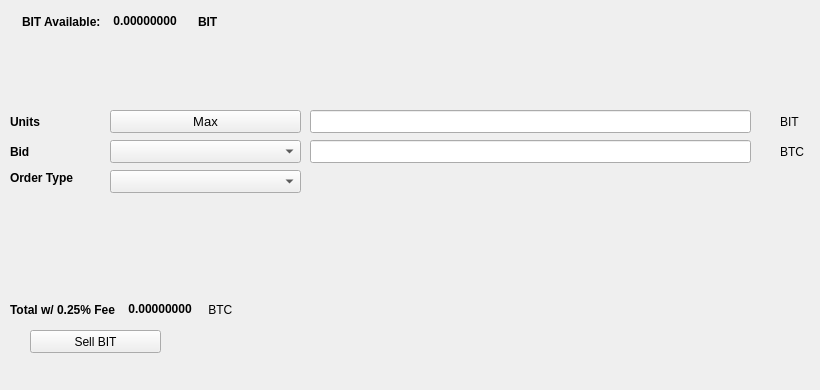
   <widget class="QWidget" name="SellTab">
    <attribute name="title">
     <string>Sell</string>
    </attribute>
    <widget class="QLabel" name="label_16">
     <property name="geometry">
      <rect>
       <x>780</x>
       <y>140</y>
       <width>31</width>
       <height>23</height>
      </rect>
     </property>
     <property name="text">
      <string>BTC</string>
     </property>
    </widget>
    <widget class="QComboBox" name="SellBidcomboBox">
     <property name="geometry">
      <rect>
       <x>110</x>
       <y>140</y>
       <width>191</width>
       <height>23</height>
      </rect>
     </property>
     <property name="font">
      <font>
       <pointsize>10</pointsize>
      </font>
     </property>
    </widget>
    <widget class="QLabel" name="label_18">
     <property name="geometry">
      <rect>
       <x>10</x>
       <y>110</y>
       <width>46</width>
       <height>23</height>
      </rect>
     </property>
     <property name="font">
      <font>
       <weight>75</weight>
       <bold>true</bold>
      </font>
     </property>
     <property name="text">
      <string>Units</string>
     </property>
    </widget>
    <widget class="QPushButton" name="Sell_Max_Amount">
     <property name="geometry">
      <rect>
       <x>110</x>
       <y>110</y>
       <width>191</width>
       <height>23</height>
      </rect>
     </property>
     <property name="font">
      <font>
       <pointsize>10</pointsize>
      </font>
     </property>
     <property name="text">
      <string>Max</string>
     </property>
    </widget>
    <widget class="QLabel" name="label_20">
     <property name="geometry">
      <rect>
       <x>10</x>
       <y>170</y>
       <width>91</width>
       <height>16</height>
      </rect>
     </property>
     <property name="font">
      <font>
       <weight>75</weight>
       <bold>true</bold>
      </font>
     </property>
     <property name="text">
      <string>Order Type</string>
     </property>
    </widget>
    <widget class="QComboBox" name="SellOrdertypeCombo">
     <property name="geometry">
      <rect>
       <x>110</x>
       <y>170</y>
       <width>191</width>
       <height>23</height>
      </rect>
     </property>
     <property name="font">
      <font>
       <pointsize>10</pointsize>
      </font>
     </property>
    </widget>
    <widget class="QLabel" name="label_21">
     <property name="geometry">
      <rect>
       <x>10</x>
       <y>140</y>
       <width>46</width>
       <height>23</height>
      </rect>
     </property>
     <property name="font">
      <font>
       <weight>75</weight>
       <bold>true</bold>
      </font>
     </property>
     <property name="text">
      <string>Bid</string>
     </property>
    </widget>
    <widget class="QLabel" name="label_22">
     <property name="geometry">
      <rect>
       <x>780</x>
       <y>110</y>
       <width>31</width>
       <height>23</height>
      </rect>
     </property>
     <property name="text">
      <string>BIT</string>
     </property>
    </widget>
    <widget class="QLineEdit" name="UnitsInputBIT">
     <property name="geometry">
      <rect>
       <x>310</x>
       <y>110</y>
       <width>441</width>
       <height>23</height>
      </rect>
     </property>
     <property name="font">
      <font>
       <pointsize>9</pointsize>
       <weight>75</weight>
       <bold>true</bold>
      </font>
     </property>
    </widget>
    <widget class="QLineEdit" name="SellBidPriceEdit">
     <property name="geometry">
      <rect>
       <x>310</x>
       <y>140</y>
       <width>441</width>
       <height>23</height>
      </rect>
     </property>
     <property name="font">
      <font>
       <pointsize>9</pointsize>
       <weight>75</weight>
       <bold>true</bold>
      </font>
     </property>
    </widget>
    <widget class="QPushButton" name="SellBITBTN">
     <property name="geometry">
      <rect>
       <x>30</x>
       <y>330</y>
       <width>131</width>
       <height>23</height>
      </rect>
     </property>
     <property name="text">
      <string>Sell BIT</string>
     </property>
     <property name="icon">
      <iconset resource="../bitmoney">
       <normaloff>:/icons/bitcoin</normaloff>:/icons/bitcoin</iconset>
     </property>
    </widget>
    <widget class="QWidget" name="layoutWidget3">
     <property name="geometry">
      <rect>
       <x>22</x>
       <y>12</y>
       <width>258</width>
       <height>19</height>
      </rect>
     </property>
     <layout class="QHBoxLayout" name="horizontalLayout">
      <item>
       <widget class="QLabel" name="label232_2">
        <property name="font">
         <font>
          <weight>75</weight>
          <bold>true</bold>
         </font>
        </property>
        <property name="text">
         <string>BIT Available:</string>
        </property>
       </widget>
      </item>
      <item>
       <widget class="QLabel" name="BITAvailableLabel">
        <property name="palette">
         <palette>
          <active>
           <colorrole role="WindowText">
            <brush brushstyle="SolidPattern">
             <color alpha="255">
              <red>0</red>
              <green>0</green>
              <blue>0</blue>
             </color>
            </brush>
           </colorrole>
           <colorrole role="Button">
            <brush brushstyle="SolidPattern">
             <color alpha="255">
              <red>0</red>
              <green>170</green>
              <blue>0</blue>
             </color>
            </brush>
           </colorrole>
           <colorrole role="Light">
            <brush brushstyle="SolidPattern">
             <color alpha="255">
              <red>0</red>
              <green>255</green>
              <blue>0</blue>
             </color>
            </brush>
           </colorrole>
           <colorrole role="Midlight">
            <brush brushstyle="SolidPattern">
             <color alpha="255">
              <red>0</red>
              <green>212</green>
              <blue>0</blue>
             </color>
            </brush>
           </colorrole>
           <colorrole role="Dark">
            <brush brushstyle="SolidPattern">
             <color alpha="255">
              <red>0</red>
              <green>85</green>
              <blue>0</blue>
             </color>
            </brush>
           </colorrole>
           <colorrole role="Mid">
            <brush brushstyle="SolidPattern">
             <color alpha="255">
              <red>0</red>
              <green>113</green>
              <blue>0</blue>
             </color>
            </brush>
           </colorrole>
           <colorrole role="Text">
            <brush brushstyle="SolidPattern">
             <color alpha="255">
              <red>0</red>
              <green>170</green>
              <blue>0</blue>
             </color>
            </brush>
           </colorrole>
           <colorrole role="BrightText">
            <brush brushstyle="SolidPattern">
             <color alpha="255">
              <red>255</red>
              <green>255</green>
              <blue>255</blue>
             </color>
            </brush>
           </colorrole>
           <colorrole role="ButtonText">
            <brush brushstyle="SolidPattern">
             <color alpha="255">
              <red>0</red>
              <green>0</green>
              <blue>0</blue>
             </color>
            </brush>
           </colorrole>
           <colorrole role="Base">
            <brush brushstyle="SolidPattern">
             <color alpha="255">
              <red>255</red>
              <green>255</green>
              <blue>255</blue>
             </color>
            </brush>
           </colorrole>
           <colorrole role="Window">
            <brush brushstyle="SolidPattern">
             <color alpha="255">
              <red>0</red>
              <green>170</green>
              <blue>0</blue>
             </color>
            </brush>
           </colorrole>
           <colorrole role="Shadow">
            <brush brushstyle="SolidPattern">
             <color alpha="255">
              <red>0</red>
              <green>0</green>
              <blue>0</blue>
             </color>
            </brush>
           </colorrole>
           <colorrole role="AlternateBase">
            <brush brushstyle="SolidPattern">
             <color alpha="255">
              <red>127</red>
              <green>212</green>
              <blue>127</blue>
             </color>
            </brush>
           </colorrole>
           <colorrole role="ToolTipBase">
            <brush brushstyle="SolidPattern">
             <color alpha="255">
              <red>255</red>
              <green>255</green>
              <blue>220</blue>
             </color>
            </brush>
           </colorrole>
           <colorrole role="ToolTipText">
            <brush brushstyle="SolidPattern">
             <color alpha="255">
              <red>0</red>
              <green>0</green>
              <blue>0</blue>
             </color>
            </brush>
           </colorrole>
          </active>
          <inactive>
           <colorrole role="WindowText">
            <brush brushstyle="SolidPattern">
             <color alpha="255">
              <red>0</red>
              <green>0</green>
              <blue>0</blue>
             </color>
            </brush>
           </colorrole>
           <colorrole role="Button">
            <brush brushstyle="SolidPattern">
             <color alpha="255">
              <red>0</red>
              <green>170</green>
              <blue>0</blue>
             </color>
            </brush>
           </colorrole>
           <colorrole role="Light">
            <brush brushstyle="SolidPattern">
             <color alpha="255">
              <red>0</red>
              <green>255</green>
              <blue>0</blue>
             </color>
            </brush>
           </colorrole>
           <colorrole role="Midlight">
            <brush brushstyle="SolidPattern">
             <color alpha="255">
              <red>0</red>
              <green>212</green>
              <blue>0</blue>
             </color>
            </brush>
           </colorrole>
           <colorrole role="Dark">
            <brush brushstyle="SolidPattern">
             <color alpha="255">
              <red>0</red>
              <green>85</green>
              <blue>0</blue>
             </color>
            </brush>
           </colorrole>
           <colorrole role="Mid">
            <brush brushstyle="SolidPattern">
             <color alpha="255">
              <red>0</red>
              <green>113</green>
              <blue>0</blue>
             </color>
            </brush>
           </colorrole>
           <colorrole role="Text">
            <brush brushstyle="SolidPattern">
             <color alpha="255">
              <red>0</red>
              <green>170</green>
              <blue>0</blue>
             </color>
            </brush>
           </colorrole>
           <colorrole role="BrightText">
            <brush brushstyle="SolidPattern">
             <color alpha="255">
              <red>255</red>
              <green>255</green>
              <blue>255</blue>
             </color>
            </brush>
           </colorrole>
           <colorrole role="ButtonText">
            <brush brushstyle="SolidPattern">
             <color alpha="255">
              <red>0</red>
              <green>0</green>
              <blue>0</blue>
             </color>
            </brush>
           </colorrole>
           <colorrole role="Base">
            <brush brushstyle="SolidPattern">
             <color alpha="255">
              <red>255</red>
              <green>255</green>
              <blue>255</blue>
             </color>
            </brush>
           </colorrole>
           <colorrole role="Window">
            <brush brushstyle="SolidPattern">
             <color alpha="255">
              <red>0</red>
              <green>170</green>
              <blue>0</blue>
             </color>
            </brush>
           </colorrole>
           <colorrole role="Shadow">
            <brush brushstyle="SolidPattern">
             <color alpha="255">
              <red>0</red>
              <green>0</green>
              <blue>0</blue>
             </color>
            </brush>
           </colorrole>
           <colorrole role="AlternateBase">
            <brush brushstyle="SolidPattern">
             <color alpha="255">
              <red>127</red>
              <green>212</green>
              <blue>127</blue>
             </color>
            </brush>
           </colorrole>
           <colorrole role="ToolTipBase">
            <brush brushstyle="SolidPattern">
             <color alpha="255">
              <red>255</red>
              <green>255</green>
              <blue>220</blue>
             </color>
            </brush>
           </colorrole>
           <colorrole role="ToolTipText">
            <brush brushstyle="SolidPattern">
             <color alpha="255">
              <red>0</red>
              <green>0</green>
              <blue>0</blue>
             </color>
            </brush>
           </colorrole>
          </inactive>
          <disabled>
           <colorrole role="WindowText">
            <brush brushstyle="SolidPattern">
             <color alpha="255">
              <red>0</red>
              <green>85</green>
              <blue>0</blue>
             </color>
            </brush>
           </colorrole>
           <colorrole role="Button">
            <brush brushstyle="SolidPattern">
             <color alpha="255">
              <red>0</red>
              <green>170</green>
              <blue>0</blue>
             </color>
            </brush>
           </colorrole>
           <colorrole role="Light">
            <brush brushstyle="SolidPattern">
             <color alpha="255">
              <red>0</red>
              <green>255</green>
              <blue>0</blue>
             </color>
            </brush>
           </colorrole>
           <colorrole role="Midlight">
            <brush brushstyle="SolidPattern">
             <color alpha="255">
              <red>0</red>
              <green>212</green>
              <blue>0</blue>
             </color>
            </brush>
           </colorrole>
           <colorrole role="Dark">
            <brush brushstyle="SolidPattern">
             <color alpha="255">
              <red>0</red>
              <green>85</green>
              <blue>0</blue>
             </color>
            </brush>
           </colorrole>
           <colorrole role="Mid">
            <brush brushstyle="SolidPattern">
             <color alpha="255">
              <red>0</red>
              <green>113</green>
              <blue>0</blue>
             </color>
            </brush>
           </colorrole>
           <colorrole role="Text">
            <brush brushstyle="SolidPattern">
             <color alpha="255">
              <red>0</red>
              <green>85</green>
              <blue>0</blue>
             </color>
            </brush>
           </colorrole>
           <colorrole role="BrightText">
            <brush brushstyle="SolidPattern">
             <color alpha="255">
              <red>255</red>
              <green>255</green>
              <blue>255</blue>
             </color>
            </brush>
           </colorrole>
           <colorrole role="ButtonText">
            <brush brushstyle="SolidPattern">
             <color alpha="255">
              <red>0</red>
              <green>85</green>
              <blue>0</blue>
             </color>
            </brush>
           </colorrole>
           <colorrole role="Base">
            <brush brushstyle="SolidPattern">
             <color alpha="255">
              <red>0</red>
              <green>170</green>
              <blue>0</blue>
             </color>
            </brush>
           </colorrole>
           <colorrole role="Window">
            <brush brushstyle="SolidPattern">
             <color alpha="255">
              <red>0</red>
              <green>170</green>
              <blue>0</blue>
             </color>
            </brush>
           </colorrole>
           <colorrole role="Shadow">
            <brush brushstyle="SolidPattern">
             <color alpha="255">
              <red>0</red>
              <green>0</green>
              <blue>0</blue>
             </color>
            </brush>
           </colorrole>
           <colorrole role="AlternateBase">
            <brush brushstyle="SolidPattern">
             <color alpha="255">
              <red>0</red>
              <green>170</green>
              <blue>0</blue>
             </color>
            </brush>
           </colorrole>
           <colorrole role="ToolTipBase">
            <brush brushstyle="SolidPattern">
             <color alpha="255">
              <red>255</red>
              <green>255</green>
              <blue>220</blue>
             </color>
            </brush>
           </colorrole>
           <colorrole role="ToolTipText">
            <brush brushstyle="SolidPattern">
             <color alpha="255">
              <red>0</red>
              <green>0</green>
              <blue>0</blue>
             </color>
            </brush>
           </colorrole>
          </disabled>
         </palette>
        </property>
        <property name="font">
         <font>
          <weight>75</weight>
          <bold>true</bold>
         </font>
        </property>
        <property name="text">
         <string> 0.00000000 </string>
        </property>
        <property name="textInteractionFlags">
         <set>Qt::LinksAccessibleByMouse|Qt::TextSelectableByKeyboard|Qt::TextSelectableByMouse</set>
        </property>
       </widget>
      </item>
      <item>
       <widget class="QLabel" name="labelBIT">
        <property name="font">
         <font>
          <weight>75</weight>
          <bold>true</bold>
         </font>
        </property>
        <property name="text">
         <string>BIT</string>
        </property>
       </widget>
      </item>
     </layout>
    </widget>
    <widget class="QWidget" name="layoutWidget">
     <property name="geometry">
      <rect>
       <x>10</x>
       <y>300</y>
       <width>268</width>
       <height>19</height>
      </rect>
     </property>
     <layout class="QHBoxLayout" name="horizontalLayout_2">
      <item>
       <widget class="QLabel" name="label_19">
        <property name="font">
         <font>
          <weight>75</weight>
          <bold>true</bold>
         </font>
        </property>
        <property name="text">
         <string>Total w/ 0.25% Fee </string>
        </property>
       </widget>
      </item>
      <item>
       <widget class="QLabel" name="SellCostLabel">
        <property name="palette">
         <palette>
          <active>
           <colorrole role="WindowText">
            <brush brushstyle="SolidPattern">
             <color alpha="255">
              <red>0</red>
              <green>0</green>
              <blue>0</blue>
             </color>
            </brush>
           </colorrole>
           <colorrole role="Button">
            <brush brushstyle="SolidPattern">
             <color alpha="255">
              <red>0</red>
              <green>170</green>
              <blue>0</blue>
             </color>
            </brush>
           </colorrole>
           <colorrole role="Light">
            <brush brushstyle="SolidPattern">
             <color alpha="255">
              <red>0</red>
              <green>255</green>
              <blue>0</blue>
             </color>
            </brush>
           </colorrole>
           <colorrole role="Midlight">
            <brush brushstyle="SolidPattern">
             <color alpha="255">
              <red>0</red>
              <green>212</green>
              <blue>0</blue>
             </color>
            </brush>
           </colorrole>
           <colorrole role="Dark">
            <brush brushstyle="SolidPattern">
             <color alpha="255">
              <red>0</red>
              <green>85</green>
              <blue>0</blue>
             </color>
            </brush>
           </colorrole>
           <colorrole role="Mid">
            <brush brushstyle="SolidPattern">
             <color alpha="255">
              <red>0</red>
              <green>113</green>
              <blue>0</blue>
             </color>
            </brush>
           </colorrole>
           <colorrole role="Text">
            <brush brushstyle="SolidPattern">
             <color alpha="255">
              <red>0</red>
              <green>170</green>
              <blue>0</blue>
             </color>
            </brush>
           </colorrole>
           <colorrole role="BrightText">
            <brush brushstyle="SolidPattern">
             <color alpha="255">
              <red>255</red>
              <green>255</green>
              <blue>255</blue>
             </color>
            </brush>
           </colorrole>
           <colorrole role="ButtonText">
            <brush brushstyle="SolidPattern">
             <color alpha="255">
              <red>0</red>
              <green>0</green>
              <blue>0</blue>
             </color>
            </brush>
           </colorrole>
           <colorrole role="Base">
            <brush brushstyle="SolidPattern">
             <color alpha="255">
              <red>255</red>
              <green>255</green>
              <blue>255</blue>
             </color>
            </brush>
           </colorrole>
           <colorrole role="Window">
            <brush brushstyle="SolidPattern">
             <color alpha="255">
              <red>0</red>
              <green>170</green>
              <blue>0</blue>
             </color>
            </brush>
           </colorrole>
           <colorrole role="Shadow">
            <brush brushstyle="SolidPattern">
             <color alpha="255">
              <red>0</red>
              <green>0</green>
              <blue>0</blue>
             </color>
            </brush>
           </colorrole>
           <colorrole role="AlternateBase">
            <brush brushstyle="SolidPattern">
             <color alpha="255">
              <red>127</red>
              <green>212</green>
              <blue>127</blue>
             </color>
            </brush>
           </colorrole>
           <colorrole role="ToolTipBase">
            <brush brushstyle="SolidPattern">
             <color alpha="255">
              <red>255</red>
              <green>255</green>
              <blue>220</blue>
             </color>
            </brush>
           </colorrole>
           <colorrole role="ToolTipText">
            <brush brushstyle="SolidPattern">
             <color alpha="255">
              <red>0</red>
              <green>0</green>
              <blue>0</blue>
             </color>
            </brush>
           </colorrole>
          </active>
          <inactive>
           <colorrole role="WindowText">
            <brush brushstyle="SolidPattern">
             <color alpha="255">
              <red>0</red>
              <green>0</green>
              <blue>0</blue>
             </color>
            </brush>
           </colorrole>
           <colorrole role="Button">
            <brush brushstyle="SolidPattern">
             <color alpha="255">
              <red>0</red>
              <green>170</green>
              <blue>0</blue>
             </color>
            </brush>
           </colorrole>
           <colorrole role="Light">
            <brush brushstyle="SolidPattern">
             <color alpha="255">
              <red>0</red>
              <green>255</green>
              <blue>0</blue>
             </color>
            </brush>
           </colorrole>
           <colorrole role="Midlight">
            <brush brushstyle="SolidPattern">
             <color alpha="255">
              <red>0</red>
              <green>212</green>
              <blue>0</blue>
             </color>
            </brush>
           </colorrole>
           <colorrole role="Dark">
            <brush brushstyle="SolidPattern">
             <color alpha="255">
              <red>0</red>
              <green>85</green>
              <blue>0</blue>
             </color>
            </brush>
           </colorrole>
           <colorrole role="Mid">
            <brush brushstyle="SolidPattern">
             <color alpha="255">
              <red>0</red>
              <green>113</green>
              <blue>0</blue>
             </color>
            </brush>
           </colorrole>
           <colorrole role="Text">
            <brush brushstyle="SolidPattern">
             <color alpha="255">
              <red>0</red>
              <green>170</green>
              <blue>0</blue>
             </color>
            </brush>
           </colorrole>
           <colorrole role="BrightText">
            <brush brushstyle="SolidPattern">
             <color alpha="255">
              <red>255</red>
              <green>255</green>
              <blue>255</blue>
             </color>
            </brush>
           </colorrole>
           <colorrole role="ButtonText">
            <brush brushstyle="SolidPattern">
             <color alpha="255">
              <red>0</red>
              <green>0</green>
              <blue>0</blue>
             </color>
            </brush>
           </colorrole>
           <colorrole role="Base">
            <brush brushstyle="SolidPattern">
             <color alpha="255">
              <red>255</red>
              <green>255</green>
              <blue>255</blue>
             </color>
            </brush>
           </colorrole>
           <colorrole role="Window">
            <brush brushstyle="SolidPattern">
             <color alpha="255">
              <red>0</red>
              <green>170</green>
              <blue>0</blue>
             </color>
            </brush>
           </colorrole>
           <colorrole role="Shadow">
            <brush brushstyle="SolidPattern">
             <color alpha="255">
              <red>0</red>
              <green>0</green>
              <blue>0</blue>
             </color>
            </brush>
           </colorrole>
           <colorrole role="AlternateBase">
            <brush brushstyle="SolidPattern">
             <color alpha="255">
              <red>127</red>
              <green>212</green>
              <blue>127</blue>
             </color>
            </brush>
           </colorrole>
           <colorrole role="ToolTipBase">
            <brush brushstyle="SolidPattern">
             <color alpha="255">
              <red>255</red>
              <green>255</green>
              <blue>220</blue>
             </color>
            </brush>
           </colorrole>
           <colorrole role="ToolTipText">
            <brush brushstyle="SolidPattern">
             <color alpha="255">
              <red>0</red>
              <green>0</green>
              <blue>0</blue>
             </color>
            </brush>
           </colorrole>
          </inactive>
          <disabled>
           <colorrole role="WindowText">
            <brush brushstyle="SolidPattern">
             <color alpha="255">
              <red>0</red>
              <green>85</green>
              <blue>0</blue>
             </color>
            </brush>
           </colorrole>
           <colorrole role="Button">
            <brush brushstyle="SolidPattern">
             <color alpha="255">
              <red>0</red>
              <green>170</green>
              <blue>0</blue>
             </color>
            </brush>
           </colorrole>
           <colorrole role="Light">
            <brush brushstyle="SolidPattern">
             <color alpha="255">
              <red>0</red>
              <green>255</green>
              <blue>0</blue>
             </color>
            </brush>
           </colorrole>
           <colorrole role="Midlight">
            <brush brushstyle="SolidPattern">
             <color alpha="255">
              <red>0</red>
              <green>212</green>
              <blue>0</blue>
             </color>
            </brush>
           </colorrole>
           <colorrole role="Dark">
            <brush brushstyle="SolidPattern">
             <color alpha="255">
              <red>0</red>
              <green>85</green>
              <blue>0</blue>
             </color>
            </brush>
           </colorrole>
           <colorrole role="Mid">
            <brush brushstyle="SolidPattern">
             <color alpha="255">
              <red>0</red>
              <green>113</green>
              <blue>0</blue>
             </color>
            </brush>
           </colorrole>
           <colorrole role="Text">
            <brush brushstyle="SolidPattern">
             <color alpha="255">
              <red>0</red>
              <green>85</green>
              <blue>0</blue>
             </color>
            </brush>
           </colorrole>
           <colorrole role="BrightText">
            <brush brushstyle="SolidPattern">
             <color alpha="255">
              <red>255</red>
              <green>255</green>
              <blue>255</blue>
             </color>
            </brush>
           </colorrole>
           <colorrole role="ButtonText">
            <brush brushstyle="SolidPattern">
             <color alpha="255">
              <red>0</red>
              <green>85</green>
              <blue>0</blue>
             </color>
            </brush>
           </colorrole>
           <colorrole role="Base">
            <brush brushstyle="SolidPattern">
             <color alpha="255">
              <red>0</red>
              <green>170</green>
              <blue>0</blue>
             </color>
            </brush>
           </colorrole>
           <colorrole role="Window">
            <brush brushstyle="SolidPattern">
             <color alpha="255">
              <red>0</red>
              <green>170</green>
              <blue>0</blue>
             </color>
            </brush>
           </colorrole>
           <colorrole role="Shadow">
            <brush brushstyle="SolidPattern">
             <color alpha="255">
              <red>0</red>
              <green>0</green>
              <blue>0</blue>
             </color>
            </brush>
           </colorrole>
           <colorrole role="AlternateBase">
            <brush brushstyle="SolidPattern">
             <color alpha="255">
              <red>0</red>
              <green>170</green>
              <blue>0</blue>
             </color>
            </brush>
           </colorrole>
           <colorrole role="ToolTipBase">
            <brush brushstyle="SolidPattern">
             <color alpha="255">
              <red>255</red>
              <green>255</green>
              <blue>220</blue>
             </color>
            </brush>
           </colorrole>
           <colorrole role="ToolTipText">
            <brush brushstyle="SolidPattern">
             <color alpha="255">
              <red>0</red>
              <green>0</green>
              <blue>0</blue>
             </color>
            </brush>
           </colorrole>
          </disabled>
         </palette>
        </property>
        <property name="font">
         <font>
          <weight>75</weight>
          <bold>true</bold>
         </font>
        </property>
        <property name="autoFillBackground">
         <bool>false</bool>
        </property>
        <property name="text">
         <string> 0.00000000</string>
        </property>
        <property name="textInteractionFlags">
         <set>Qt::LinksAccessibleByMouse|Qt::TextSelectableByMouse</set>
        </property>
       </widget>
      </item>
      <item>
       <widget class="QLabel" name="label_17">
        <property name="font">
         <font>
          <weight>50</weight>
          <bold>false</bold>
         </font>
        </property>
        <property name="text">
         <string> BTC</string>
        </property>
       </widget>
      </item>
     </layout>
    </widget>
    <widget class="QLabel" name="label_23">
     <property name="geometry">
      <rect>
       <x>460</x>
       <y>300</y>
       <width>281</width>
       <height>81</height>
      </rect>
     </property>
     <property name="text">
      <string/>
     </property>
     <property name="pixmap">
      <pixmap>:/images/bittrex</pixmap>
     </property>
    </widget>
   </widget>
